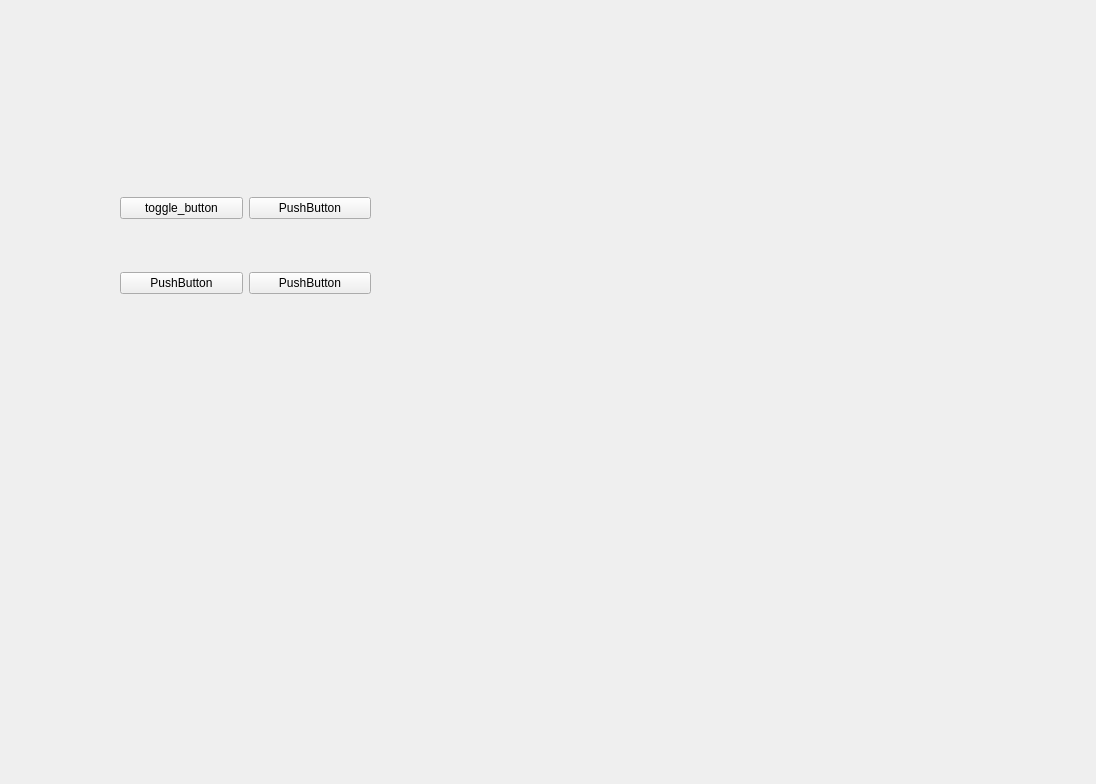
<?xml version="1.0" encoding="UTF-8"?>
<ui version="4.0">
 <class>MainWindow</class>
 <widget class="QMainWindow" name="MainWindow">
  <property name="geometry">
   <rect>
    <x>0</x>
    <y>0</y>
    <width>1096</width>
    <height>784</height>
   </rect>
  </property>
  <property name="windowTitle">
   <string>MainWindow</string>
  </property>
  <widget class="QWidget" name="mainwidget">
   <widget class="QWidget" name="centralwidget_2" native="true">
    <property name="geometry">
     <rect>
      <x>0</x>
      <y>0</y>
      <width>371</width>
      <height>509</height>
     </rect>
    </property>
    <widget class="QWidget" name="">
     <property name="geometry">
      <rect>
       <x>120</x>
       <y>150</y>
       <width>251</width>
       <height>191</height>
      </rect>
     </property>
     <layout class="QVBoxLayout" name="verticalLayout_2">
      <item>
       <layout class="QHBoxLayout" name="horizontalLayout">
        <item>
         <widget class="QPushButton" name="toggle_button">
          <property name="text">
           <string>toggle_button</string>
          </property>
         </widget>
        </item>
        <item>
         <widget class="QPushButton" name="pushButton_2">
          <property name="text">
           <string>PushButton</string>
          </property>
         </widget>
        </item>
       </layout>
      </item>
      <item>
       <layout class="QHBoxLayout" name="horizontalLayout_2">
        <item>
         <widget class="QPushButton" name="pushButton_3">
          <property name="text">
           <string>PushButton</string>
          </property>
         </widget>
        </item>
        <item>
         <widget class="QPushButton" name="pushButton_4">
          <property name="text">
           <string>PushButton</string>
          </property>
         </widget>
        </item>
       </layout>
      </item>
     </layout>
    </widget>
   </widget>
   <widget class="QWidget" name="side_bar" native="true">
    <property name="geometry">
     <rect>
      <x>-200</x>
      <y>0</y>
      <width>181</width>
      <height>509</height>
     </rect>
    </property>
    <property name="styleSheet">
     <string notr="true">#side_bar {
	background-color: rgb(0, 255, 0);
}</string>
    </property>
    <widget class="QWidget" name="">
     <property name="geometry">
      <rect>
       <x>30</x>
       <y>150</y>
       <width>121</width>
       <height>121</height>
      </rect>
     </property>
     <layout class="QVBoxLayout" name="verticalLayout">
      <item>
       <widget class="QPushButton" name="pushButton_5">
        <property name="text">
         <string>PushButton</string>
        </property>
       </widget>
      </item>
      <item>
       <widget class="QPushButton" name="pushButton_6">
        <property name="text">
         <string>PushButton</string>
        </property>
       </widget>
      </item>
     </layout>
    </widget>
   </widget>
  </widget>
  <widget class="QMenuBar" name="menubar">
   <property name="geometry">
    <rect>
     <x>0</x>
     <y>0</y>
     <width>1096</width>
     <height>23</height>
    </rect>
   </property>
  </widget>
 </widget>
 <resources/>
 <connections/>
</ui>
